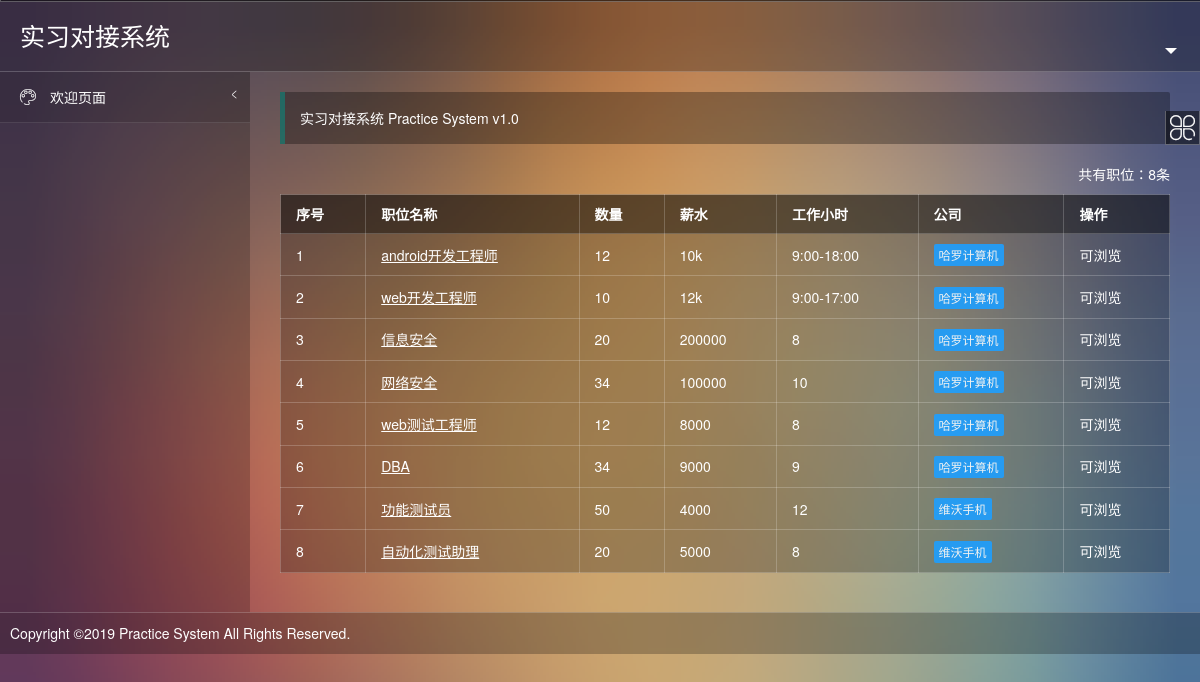
/practice/teacher/browsejobs/ (signed in), run on an earlier commit of the app's database.
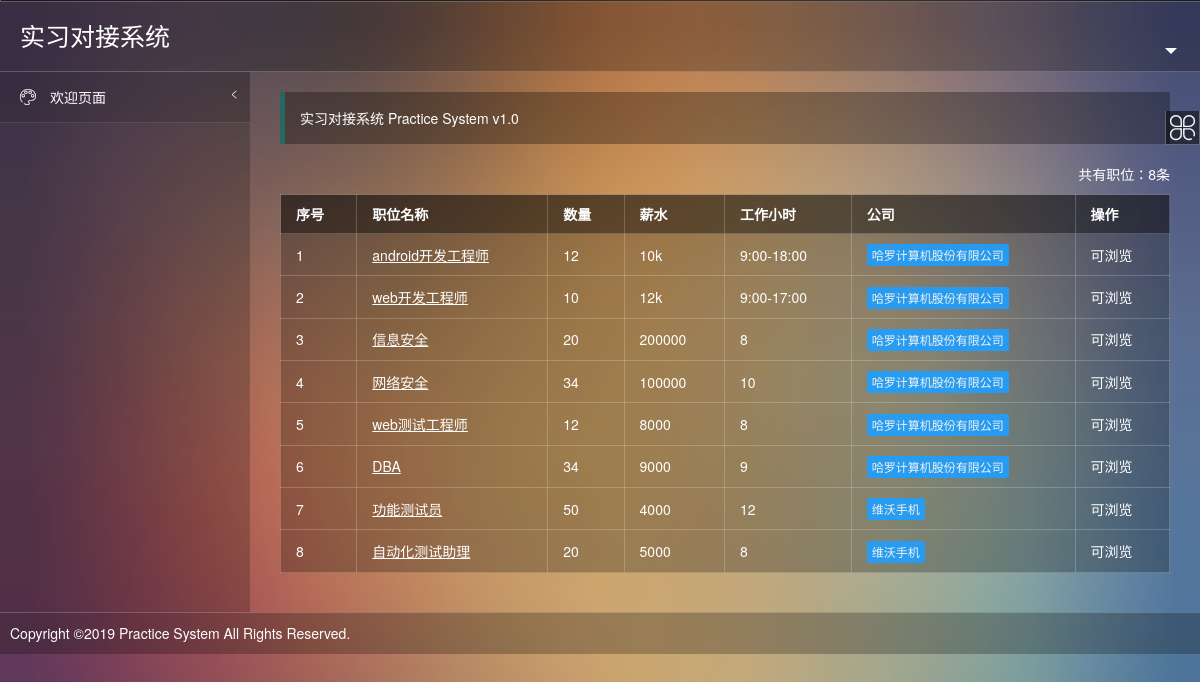
And on a later commit of the database.
### practice/models.py (models this page shows, shortened)
class Job(models.Model):
    job_id = models.IntegerField(primary_key=True,  db_column='job_id')
    ent_id = models.ForeignKey(Enterprise,  db_column='ent_id',  on_delete=models.CASCADE)
    job_name = models.CharField(max_length=20)
    job_desc = models.CharField(max_length=100)
    employ_num = models.IntegerField(default=0)
    salary = models.IntegerField(default=0)
    job_time = models.IntegerField(default=0)

class Enterprise(models.Model):
    ent_id = models.IntegerField(primary_key=True, db_column='ent_id',  blank=False)
    ent_pwd = models.CharField(max_length=20)
    ent_name = models.CharField(max_length=40)
    introduction = models.CharField(max_length=150)
    ent_address = models.CharField(max_length=40)
    ent_phone = models.CharField(max_length=11)
    ent_email = models.CharField(max_length=15)
    principal = models.CharField(max_length=10)

### practice/teacher/views.py (the view)
# urls.py: path('browsejobs/', views.browsejobs, name='browsejobs'),
def browsejobs(request):
    session = request.session
    role_id = int(session['role_id'])
    tea_id = int(session['user_id'])
    context = {}
    context['menu'] = daoapp.getMenu(role_id=role_id)
    context['username'] = daoapp.getUsername(role_id, tea_id)
    jobs = Job.objects.all()
    context['jobs'] = jobs
    context['role_name'] = 'teacher'
    return render(request, 'practice/browsejobs.html', context)

### practice/daoapp.py (called while the page is built)
def getMenu(role_id):
    role_id = int(role_id)
    datas = Menu.objects.filter(role_id = role_id)
    parentMenu = {}
    menu = {}
    for m in datas:
        if m.parent_id == 0:
            parentMenu[m.menu_id] = m.menu_name
            menu[m.menu_name] = {}
            menu[m.menu_name][m.menu_name] = m.url_name
    for m in datas:
        if m.parent_id != 0:
            pmenuname = parentMenu[m.parent_id]
            if pmenuname in menu[pmenuname].keys():
                del menu[pmenuname][pmenuname]
            menu[pmenuname][m.menu_name] = m.url_name
    return menu

def getUsername(role_id, user_id):
    username = ''
    if not isinstance(role_id, int) or not isinstance(user_id, int):
        return None
    if role_id == 2:    #如果是老师
        username = Teacher.objects.get(tea_id=user_id).tea_name
    elif role_id == 3:  #如果是企业
        username = Enterprise.objects.get(ent_id=user_id).ent_name
    elif role_id == 4:  #如果是学生
        username = Student.objects.get(stu_id=user_id).stu_name
    return username

### practice/templates/practice/browsejobs.html (shortened to what this page needs)
{% extends 'practice/template.html' %}
{% block frame %}
<span class="x-right" style="line-height:40px">共有职位：{{ jobs|length }}条</span>
<table class="layui-table">
    <thead>
    <tr>
        <th>
            序号
        </th>
        <th>
            职位名称
        </th>
        <th>
            数量
        </th>
        <th>
            薪水
        </th>
        <th>
            工作小时
        </th>
        <th>
            公司
        </th>
        <th>
            操作
        </th>
    </tr>
    </thead>
    <tbody>
    {% for job in jobs %}
    <tr>
        <td>
            {{ forloop.counter }}
        </td>
        <td>
            <u style="cursor:pointer" onclick="member_show('{{ job.job_name }}','/practice/{{ role_name }}/showjob/?job_id={{ job.job_id }}','800','500')">
                {{ job.job_name }}
            </u>
        </td>
        <td >
            {{ job.employ_num }}
        </td>
        <td >
            {{ job.salary }}
        </td>
        <td >
            {{ job.job_time }}
        </td>
        <td class="td-status">
            <span class="layui-btn layui-btn-normal layui-btn-mini">
                <a href="/practice/{{ role_name }}/information/?ent_id={{ job.ent_id.ent_id }}">{{ job.ent_id.ent_name }}</a>
            </span>
        </td>
        <td class="td-manage">
            {% if role_name == 'student' %}
            <u style="cursor:pointer" >
                 <a href="/practice/student/sendresume/?job_id={{ job.job_id }}">投递简历</a>
            </u>
            {% else %}
                 可浏览
            {% endif %}
        </td>
    </tr>
    {% endfor %}
    </tbody>
</table>
{% endblock %}

What changed in the data, as far as the page shows it:
changed through a linked row, Job "android开发工程师": ent_id.ent_name "哈罗计算机" → "哈罗计算机股份有限公司"
changed through a linked row, Job "web开发工程师": ent_id.ent_name "哈罗计算机" → "哈罗计算机股份有限公司"
changed through a linked row, Job "信息安全": ent_id.ent_name "哈罗计算机" → "哈罗计算机股份有限公司"
changed through a linked row, Job "网络安全": ent_id.ent_name "哈罗计算机" → "哈罗计算机股份有限公司"
changed through a linked row, Job "web测试工程师": ent_id.ent_name "哈罗计算机" → "哈罗计算机股份有限公司"
changed through a linked row, Job "DBA": ent_id.ent_name "哈罗计算机" → "哈罗计算机股份有限公司"
